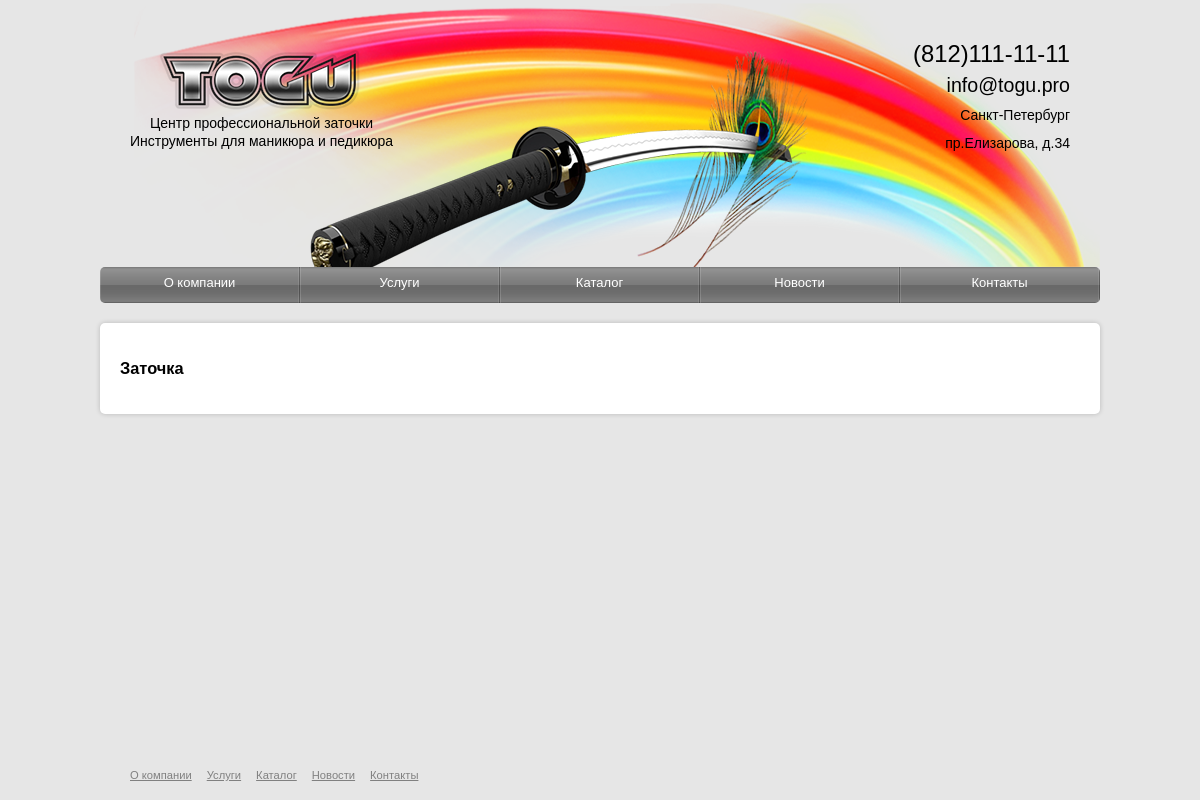
/contacts/, run on the app's committed database.
### tools/models.py (models this page shows, shortened)
class MenuItem(models.Model):
    name = models.CharField(max_length=200)
    dest = models.CharField(max_length=200, default="/")
    position = models.IntegerField()

### tools/views.py (the view)
# urls.py: url(r'^contacts/', views.contacts, name='contacts'),
def contacts(request):
    all_menu_items = models.MenuItem.objects.order_by('position')
    coordinates = models.Contact.objects.all()
    context = {'menuitems': all_menu_items, 'contacts': coordinates}
    return render(request, 'tools/contacts.html', context)

### tools/templates/tools/contacts.html
{% extends "tools/base.html" %}
{% load staticfiles %}
{% block main %}
<section>
    <article class="content">
        <h1>Заточка</h1>
    </article>
</section>
{% endblock main %}

### tools/templates/tools/base.html (shortened to what this page needs)
{% load staticfiles %}
<!DOCTYPE html>
<html>
    <head>
        <link rel="stylesheet" type="text/css" href="{% static 'tools/css/style.css' %}" />
    </head>
    <body>
        <header>
            <div class="logo">
                    <a href="/"><img src="{% static 'tools/img/logon.png' %}" /></a>
            </div>
            <div class="head">
                    <img src="{% static 'tools/img/head.png' %}">
            </div>
            <div class="slogan">
                <p>Центр профессиональной заточки<br>Инструменты для маникюра и педикюра</p>
            </div>
            <div class="address">
                <a id="phone" href="tel:8121111111">(812)111-11-11</a>
                <br>
                <a id="mail" href="mailto:info@togu.pro">info@togu.pro</a>
                <div>
                <a href="#">Санкт-Петербург<br>пр.Елизарова, д.34</a>
                </div>
            </div>
        </header>
        <div class="bar">
            <nav class="navbar">
                <ul>
                    {% for menuitem in menuitems %}
                    {% if request.path == menuitem.dest|add:"/" %}
                        <li class="selected">{{ menuitem.name }}</li>
                    {% else %}
                        <li><a href="{{ menuitem.dest }}">{{ menuitem.name }}</a></li>
                    {% endif %}
                    {% endfor %}
                </ul>
            </nav>
        </div>
        {% block main %}
        {% endblock main %}
        <footer class="menu">
            <ul>
                {% for menuitem in menuitems %}
                <li><a href="{{ menuitem.dest }}"><span>{{ menuitem.name }}</span></a></li>
                {% endfor %}
            </ul>
        </footer>
    </body>
</html>

### tools/static/tools/css/style.css (style rules this page uses)
html { height: 100%; }
body { margin: auto; min-width: 1000px; max-width: 1120px; width: 70%; background-color: #e6e6e6; height: auto !important; height: 100%; min-height: 100%; position: relative; font: 14px/18px "Lucida Grande", "Lucida Sans Unicode", Helvetica, Arial, Verdana, sans-serif; }
header { background-image: url(../img/background.png); background-repeat: no-repeat; background-origin: content-box; background-position: right; height: 267px; max-width: 1120px; }
section { max-width: 1120px; margin-top: -10px; display: table; padding-bottom: 70px; }
section:after { content: '. .'; display: block; height: 0; word-spacing: 99in; overflow: hidden; }
article { margin-top: 10px; }
footer { clear: both; height: 50px; position: absolute; bottom: 0; padding-left: 30px; }
a { text-decoration: none; color: grey; }
.logo { float: left; margin: 50px 0 0 60px; position: absolute; z-index: 1; }
.head { margin: 50px 0 0 150px; text-align: center; width: 62%; position: absolute; }
.address { line-height: 2em; text-align: right; margin: 40px 0 0 0; padding-right: 30px; float: right; width: 20%; }
.address a { color: black; }
#phone { font-size: 1.7em; margin-left: 5px; }
#mail { font-size: 1.4em; }
.slogan { position: absolute; text-align: center; margin-top: 100px; padding-left: 30px; }
.bar { max-width: 1120px; margin-bottom: 20px; }
.navbar { border-radius: 5px; -webkit-border-radius: 5px; -moz-border-radius: 5px; width: 100%; overflow: hidden; text-align: center; position: relative; }
.navbar ul { list-style:none; padding: 0; margin: 0; }
.navbar li { background: url("../img/nav.png") repeat-x 0% 0%; width: 20%; float: left; height: 36px; padding: 7px 0 0; box-sizing: border-box; -webkit-box-sizing: border-box; -moz-box-sizing: border-box; border-width: 0 2px 0 1px; border-style: solid; border-color: transparent; border-image: url("../img/border.png") 0 2 0 1; -webkit-border-image: url("../img/border.png") 0 2 0 1; -moz-border-image: url("../img/border.png") 0 2 0 1; -o-border-image: url("../img/border.png") 0 2 0 1; color: white; font-size: 13px; }
.navbar li a { color: white; }
.content { background-color: white; box-shadow: 0 0 5px rgba(0,0,0,0.2); -webkit-box-sizing: border-box; -moz-box-sizing: border-box; box-sizing: border-box; padding: 20px; border-radius: 5px; -webkit-border-radius: 5px; -moz-border-radius: 5px; overflow: hidden; }
.menu ul { list-style: none; padding: 0; margin: 0; }
.menu li { float: left; margin: 15px 15px 15px 0; }
.menu a { color: grey; text-decoration: underline; font-size: 0.8em; }

### data on the page
MenuItem: name "О компании"
MenuItem: name "Услуги"
MenuItem: name "Каталог"
MenuItem: name "Новости"
MenuItem: name "Контакты"
